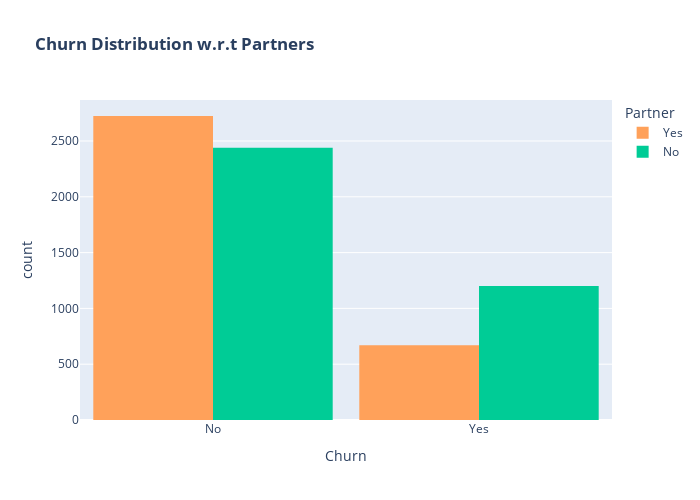

Notebook cell for this chart:
### Code cell
# Churn Distribution w.r. t. Partners

color_map={'Yes':'#FFA15A','No':'#00CC96'}

fig=px.histogram(df,x='Churn',color='Partner',barmode='group',title='<b>Churn Distribution w.r.t Partners<b>',color_discrete_map=color_map)

fig.update_layout(width=700,height=500,bargap=0.1)

fig.show()

### Figure 1 — Plotly figure (JSON) as saved in the notebook; plotly's stock layout.template omitted (floating-point values rounded to 4 significant figures; data arrays with more than 128 entries replaced by an {"elided": "..."} marker saying what was removed)
{"data": [{"alignmentgroup": "True", "bingroup": "x", "hovertemplate": "Partner=Yes<br>Churn=%{x}<br>count=%{y}<extra></extra>", "legendgroup": "Yes", "marker": {"color": "#FFA15A", "pattern": {"shape": ""}}, "name": "Yes", "offsetgroup": "Yes", "orientation": "v", "showlegend": true, "type": "histogram", "x": {"elided": "3393 str values"}, "xaxis": "x", "yaxis": "y"}, {"alignmentgroup": "True", "bingroup": "x", "hovertemplate": "Partner=No<br>Churn=%{x}<br>count=%{y}<extra></extra>", "legendgroup": "No", "marker": {"color": "#00CC96", "pattern": {"shape": ""}}, "name": "No", "offsetgroup": "No", "orientation": "v", "showlegend": true, "type": "histogram", "x": {"elided": "3639 str values"}, "xaxis": "x", "yaxis": "y"}], "layout": {"bargap": 0.1, "barmode": "group", "height": 500, "legend": {"title": {"text": "Partner"}, "tracegroupgap": 0}, "title": {"text": "<b>Churn Distribution w.r.t Partners<b>"}, "width": 700, "xaxis": {"anchor": "y", "autorange": true, "domain": [0, 1], "range": [-0.5, 1.5], "title": {"text": "Churn"}, "type": "category"}, "yaxis": {"anchor": "x", "autorange": true, "domain": [0, 1], "range": [0, 2867.0], "title": {"text": "count"}}}}
